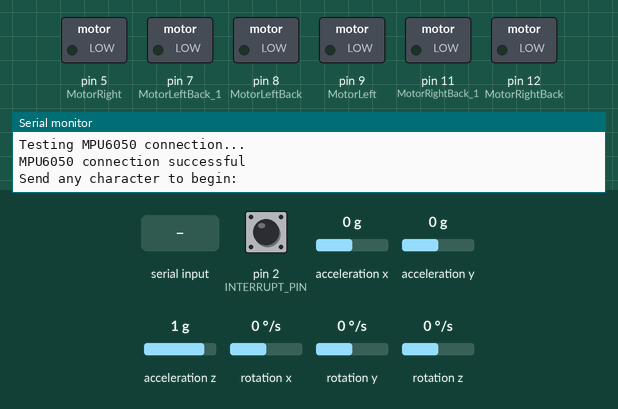
This sketch was run on a simulated Arduino Uno, built with avr-gcc and run on an emulated ATmega328P. On the bench: switched loads named in the sketch (green lamp = pin HIGH), the last lines printed to the serial monitor. Dashed ring = blinking. Inputs (shaded band) come from the test bench; at power-on: rotation z 0 °/s, acceleration z 1 g, pin 2 (INTERRUPT_PIN) LOW, acceleration x 0 g, acceleration y 0 g, rotation x 0 °/s, rotation y 0 °/s. The sensor or clock chip raises its interrupt line as the real part does.

Above: at 0.9 s.
1.0 s: "0" received over Serial
3.0 s: rotation z set to -192 °/s
At 3.7 s:
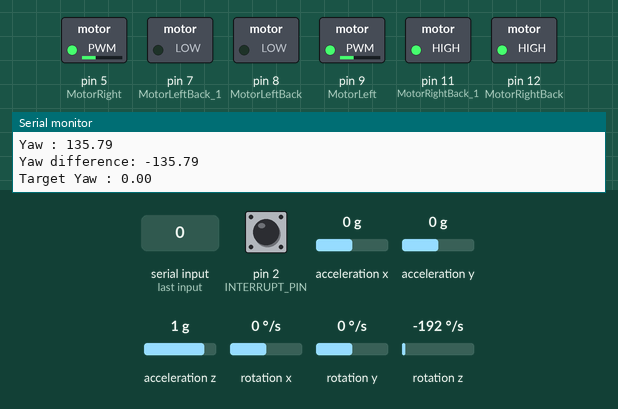
At 4.6 s:
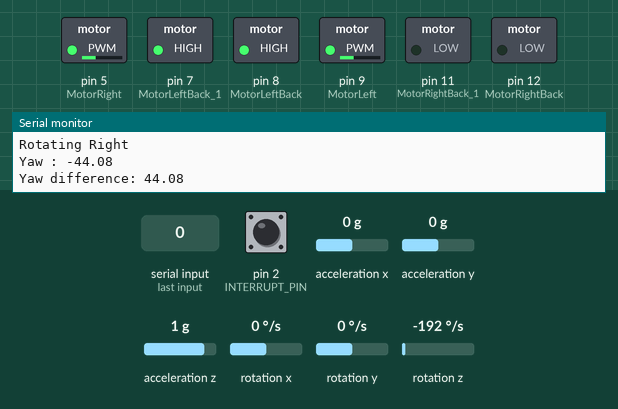
6.0 s: acceleration z set to 0.1 g
At 6.77 s:
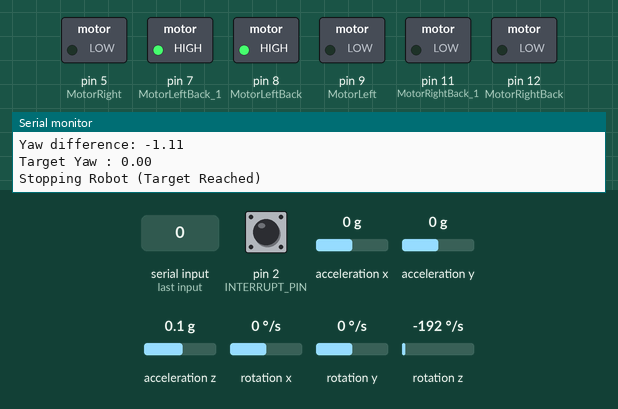
9.0 s: acceleration z set to -0.2 g
At 10.52 s:
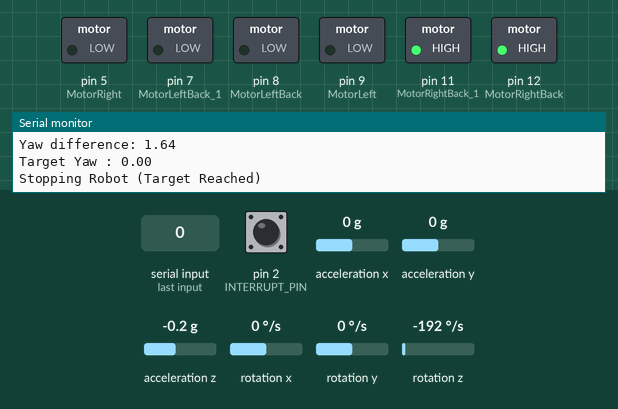
12.0 s: rotation z set to 100 °/s
15.0 s: "9" received over Serial
Timing chart, 0 to 19.0 s (numbered marks = the images above; inputs shaded):
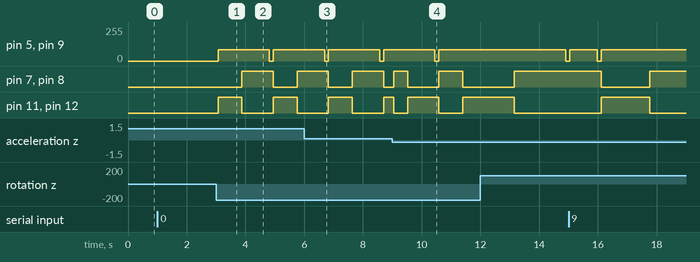

Measured:
- the behaviour switches between 0 and -0.1 g on acceleration z (found by bisection; images 3 and 4)
- after the input at 3.0 s, pin 5 (MotorRight): 0/255 → 85/255 after 0.07 s, → 0/255 1.7 s later, → 85/255 0.13 s later; pin 7 (MotorLeftBack_1): LOW → HIGH after 0.88 s, → LOW 1.1 s later, → HIGH 0.81 s later

The sketch:

Rotation.ino
```cpp
#include "I2Cdev.h"
#include "MPU6050_6Axis_MotionApps20.h"

MPU6050 mpu;

#define OUTPUT_READABLE_YAWPITCHROLL

int const INTERRUPT_PIN = 2;
bool blinkState;

bool DMPReady = false;
uint8_t MPUIntStatus;
uint8_t devStatus;
uint16_t packetSize;
uint8_t FIFOBuffer[64];

Quaternion q;
VectorFloat gravity;
float ypr[3];
const int MotorRight = 5;
const int MotorLeft = 9;
const int MotorRightBack = 12;
const int MotorLeftBack = 8;
const int MotorRightBack_1 = 11;
const int MotorLeftBack_1 = 7;
float targetYaw = 0;
float yaw = 0;
volatile bool MPUInterrupt = false;
void DMPDataReady() {
    MPUInterrupt = true;
}

void setup() {
  #if I2CDEV_IMPLEMENTATION == I2CDEV_ARDUINO_WIRE
    Wire.begin();
    Wire.setClock(400000);
  #elif I2CDEV_IMPLEMENTATION == I2CDEV_BUILTIN_FASTWIRE
    Fastwire::setup(400, true);
  #endif

  Serial.begin(9600);
  while (!Serial);

  Serial.println(F("Initializing I2C devices..."));
  mpu.initialize();
  pinMode(INTERRUPT_PIN, INPUT);

  Serial.println(F("Testing MPU6050 connection..."));
  if(mpu.testConnection() == false){
    Serial.println("MPU6050 connection failed");
    while(true);
  } else {
    Serial.println("MPU6050 connection successful");
  }

  Serial.println(F("\nSend any character to begin: "));
  while (Serial.available() && Serial.read());
  while (!Serial.available());
  while (Serial.available() && Serial.read());

  Serial.println(F("Initializing DMP..."));
  devStatus = mpu.dmpInitialize();

  mpu.setXGyroOffset(0);
  mpu.setYGyroOffset(0);
  mpu.setZGyroOffset(0);
  mpu.setXAccelOffset(0);
  mpu.setYAccelOffset(0);
  mpu.setZAccelOffset(0);

  if (devStatus == 0) {
    mpu.CalibrateAccel(6);
    mpu.CalibrateGyro(6);
    Serial.println("These are the Active offsets: ");
    mpu.PrintActiveOffsets();
    Serial.println(F("Enabling DMP..."));
    mpu.setDMPEnabled(true);

    Serial.print(F("Enabling interrupt detection..."));
    attachInterrupt(digitalPinToInterrupt(INTERRUPT_PIN), DMPDataReady, RISING);
    MPUIntStatus = mpu.getIntStatus();

    Serial.println(F("DMP ready! Waiting for first interrupt..."));
    DMPReady = true;
    packetSize = mpu.dmpGetFIFOPacketSize();
  } else {
    Serial.print(F("DMP Initialization failed (code "));
    Serial.print(devStatus);
    Serial.println(F(")"));
  }

  pinMode(MotorLeft, OUTPUT);
  pinMode(MotorRight, OUTPUT);
  pinMode(MotorRightBack, OUTPUT);
  pinMode(MotorLeftBack, OUTPUT);
  pinMode(MotorRightBack_1, OUTPUT);
  pinMode(MotorLeftBack_1, OUTPUT);
}

void loop() {
  if (!DMPReady) return;
  if (mpu.dmpGetCurrentFIFOPacket(FIFOBuffer)) {
    mpu.dmpGetQuaternion(&q, FIFOBuffer);
    mpu.dmpGetGravity(&gravity, &q);
    mpu.dmpGetYawPitchRoll(ypr, &q, &gravity);

    yaw = ypr[0] * 180/M_PI;
  }
  updateTargetYaw();
  controlRotation();

  delay(100);
}

void controlRotation() {
  float yawDifference = targetYaw - yaw;
  if (yawDifference > 180) {
    yawDifference -= 360;
  } else if (yawDifference < -180) {
    yawDifference += 360;
  }
  Serial.print("Yaw : ");
  Serial.println(yaw);
  Serial.print("Yaw difference: ");
    Serial.println(yawDifference);
  Serial.print("Target Yaw : ");
    Serial.println(targetYaw);
  if (abs(yawDifference) < 5) {
    analogWrite(MotorLeft, 0);
    analogWrite(MotorRight, 0);
    Serial.println("Stopping Robot (Target Reached)");
  }
  else if (yawDifference > 0) {
    digitalWrite(MotorLeftBack, HIGH);
    digitalWrite(MotorLeftBack_1, HIGH);
    digitalWrite(MotorRightBack, LOW);
    digitalWrite(MotorRightBack_1, LOW);
    analogWrite(MotorLeft, 85);
    analogWrite(MotorRight, 85);
    Serial.println("Rotating Right");
    }
  else {
    digitalWrite(MotorLeftBack, LOW);
    digitalWrite(MotorLeftBack_1, LOW);
    digitalWrite(MotorRightBack, HIGH);
    digitalWrite(MotorRightBack_1, HIGH);
    analogWrite(MotorLeft, 85);
    analogWrite(MotorRight, 85);
    Serial.println("Rotating Left");
  }
}

void updateTargetYaw() {
  if (Serial.available()) {
    char input = Serial.read();
    if (input == '0') {
      targetYaw = 0;
      Serial.println("Target Yaw set to 0");
    } else if (input == '9') {
      targetYaw = yaw + 90;
      Serial.println("Target Yaw set to 90");
    } else if (input == '-') {
      input = Serial.read();
      if (input == '9') {
        targetYaw = yaw - 90;
        Serial.println("Target Yaw set to -90");
      } else if (input == '4') {
        targetYaw = yaw - 45;
        Serial.println("Target Yaw set to -45");
      }
    } else if (input == '1') {
      targetYaw = yaw + 180;
      Serial.println("Target Yaw set to 180");
    }

  }
}
```
